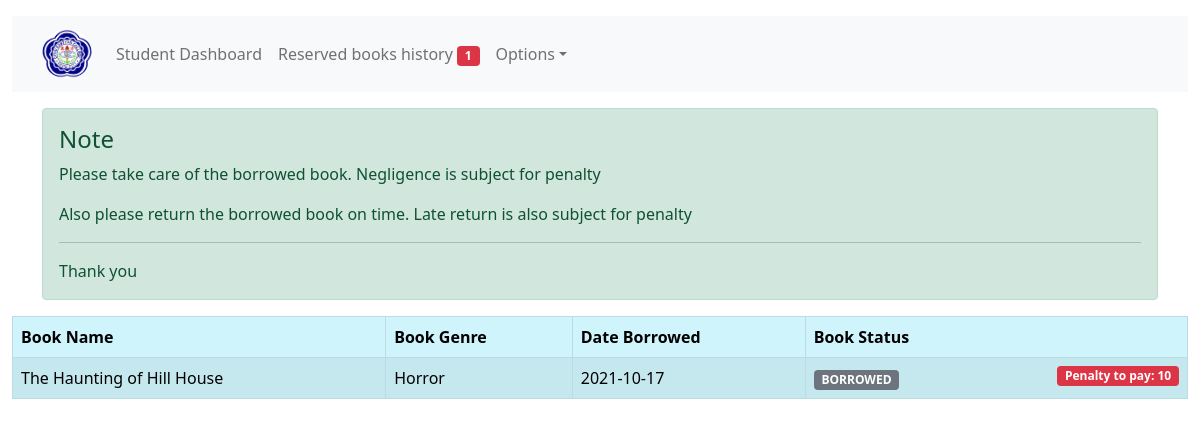
/reserved_books.php (signed in), run on the app's committed database.
### tables this page shows
CREATE TABLE `borrowed_books` (
  `borrow_id` int(11) NOT NULL,
  `student_id` int(11) NOT NULL,
  `book_id` int(11) NOT NULL,
  `date_borrowed` date DEFAULT NULL,
  `date_returned` date DEFAULT NULL,
  `status` varchar(255) NOT NULL DEFAULT 'BORROWED',
  `penalty` varchar(255) NOT NULL DEFAULT 'NO PENALTY'
);

CREATE TABLE `books` (
  `book_id` int(11) NOT NULL,
  `book_name` varchar(255) NOT NULL,
  `book_code` varchar(255) NOT NULL,
  `book_desc` varchar(1000) NOT NULL,
  `book_genre` varchar(255) NOT NULL,
  `book_img` varchar(255) DEFAULT NULL,
  `book_count` varchar(255) DEFAULT NULL
);

### functions/connection.php (called while the page is built, shortened)
<?php
function db_connect(){
    $servername = 'localhost';
    $username = 'root';
    $password = '';
    $db_name = 'cec_library';
    return $conn = new mysqli($servername,$username,$password,$db_name);
}
?>

### functions/functions.php (called while the page is built, shortened)
<?php
include 'functions/connection.php';
function get_student_reserved_books($id)
{
    $sql = "SELECT * FROM borrowed_books INNER JOIN books ON borrowed_books.book_id = books.book_id WHERE borrowed_books.student_id = '$id' AND borrowed_books.status='borrowed'";
    $result = db_connect()->query($sql);
    if ($result->num_rows > 0) {
        $row = array();
        while ($rows = $result->fetch_assoc()) {
            $row[] = $rows;
        }
        return $row;
    } else {
        return FALSE;
    }
}
function get_book_date_only($id){
    $sql = "SELECT DATE_FORMAT(date_borrowed,'%d') AS day FROM borrowed_books WHERE borrow_id = '$id'";
    $result = db_connect()->query($sql);
    if($result == TRUE){
        return $result->fetch_assoc();
    }else{
        echo "ERROR";
    }
}

### reserved_books.php (the view, shortened to what this page needs)
<!doctype html>
<html lang="en">
  <head>
    <link rel="stylesheet" href="https://cdn.jsdelivr.net/npm/bootstrap@5.0.2/dist/css/bootstrap.min.css">
  </head>
  <body>
      <div class="container-fluid my-3">
            <?php include 'navbar.php' ;
            ?>
      </div>
      <div class="container">
          <div class="alert alert-success" role="alert">
            <h4 class="alert-heading">Note</h4>
            <p>Please take care of the borrowed book. Negligence is subject for penalty </p>
            <p>Also please return the borrowed book on time. Late return is also subject for penalty </p>
            <hr>
            <p class="mb-0">Thank you</p>
          </div>
      </div>
      <div class="container-fluid mt-3">
            <table class="table table-info table-hover table-striped table-bordered">
                <thead>
                    <th>
                        Book Name
                    </th>
                    <th>
                        Book Genre
                    </th>
                    <th>
                        Date Borrowed
                    </th>
                    <th>
                       Book Status
                    </th>
                </thead>
                <tbody>
                    <?php if(get_student_reserved_books($_SESSION['session_id']) == !FALSE ){ ?>
                    <?php foreach( get_student_reserved_books($_SESSION['session_id']) as $row):
                        $date = get_book_date_only($row['borrow_id']);
                        $dayFromDb = intval($date['day']);
                         $current_date = date("d");
                         $validate_penalty =  $current_date - $dayFromDb;
                         $penalty = 5;
                         $penaltyPay = ($validate_penalty - 2) * $penalty;
                        ?>
                        <tr>
                            <td><?php echo $row['book_name'] ?></td>
                            <td><?php echo $row['book_genre'] ?></td>
                            <td><?php echo $row['date_borrowed'] ?></td>
                            <td><span class="badge bg-secondary"><?php echo $row['status'] ?></span>
                            <?php if($validate_penalty > 3){ ?>
                                <span class="badge bg-danger float-end">Penalty to pay: <?php echo $penaltyPay ?></span>
                          <?php  } ?>
                          </td>
                        </tr>
                    <?php  endforeach;
                   }
                    ?>
                </tbody>
            </table>
      </div>
  </body>
</html>

### data on the page
borrowed_books: book.book_name "The Haunting of Hill House", book.book_genre "Horror", date_borrowed "2021-10-17", status "BORROWED"

### other printed values
count(get_student_reserved_books($_SESSION['session_id'])) "1"
